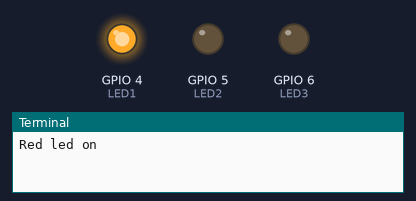
Bench run of a program on a simulated Raspberry Pi (BCM pin numbers). Parts: output pins drawn as LEDs (lit = HIGH), the last lines printed to the terminal. At 6.0 s the program stops and its outputs stay as they are.

Above: at 0.1 s.
At 2.1 s:
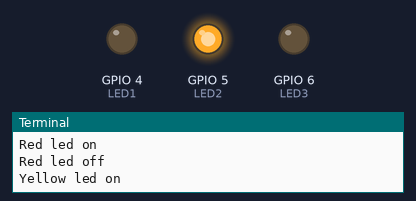
At 4.1 s:
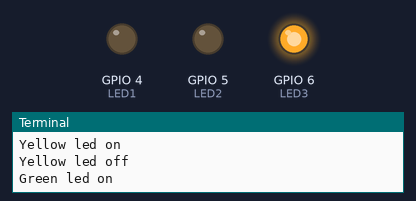
At 6.1 s:
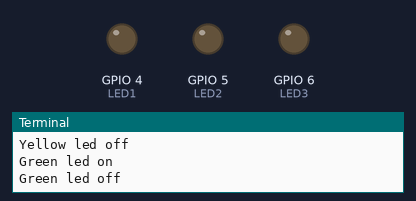
Timing chart, 0 to 7.5 s (numbered marks = the images above):
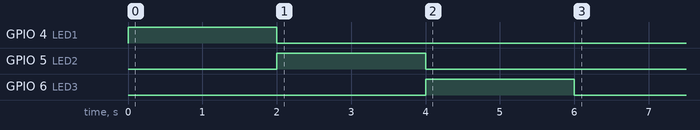

Measured:
- by itself, GPIO 4 (LED1): LOW → HIGH at 0.00 s, → LOW 2.0 s later
- by itself, GPIO 5 (LED2): LOW → HIGH at 2.0 s, → LOW 2.0 s later
- by itself, GPIO 6 (LED3): LOW → HIGH at 4.0 s, → LOW 2.0 s later

The program:

LED_blink_task.py
```python
import RPi.GPIO as GPIO
import time

LED1 = 4
LED2 = 5
LED3 = 6
GPIO.setmode(GPIO.BCM)      # GPIO.BCM or GPIO.BOARD
GPIO.setup(LED1, GPIO.OUT)   # GPIO.OUT or GPIO.IN
GPIO.setup(LED2, GPIO.OUT)
GPIO.setup(LED3, GPIO.OUT)

GPIO.output(LED1, GPIO.HIGH) #1
print("Red led on")
time.sleep(2)
GPIO.output(LED1, GPIO.LOW)  #0
print("Red led off")
GPIO.output(LED2, GPIO.HIGH) #1
print("Yellow led on")
time.sleep(2)
GPIO.output(LED2, GPIO.LOW)  #0
print("Yellow led off")
GPIO.output(LED3, GPIO.HIGH) #1
print("Green led on")
time.sleep(2)
GPIO.output(LED3, GPIO.LOW)  #0
print("Green led off")


GPIO.cleanup()              # GPIO 핀상태 초기화
```
